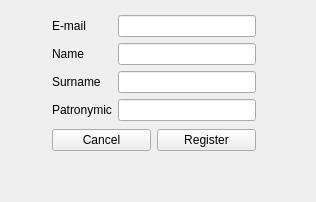
<?xml version="1.0" encoding="UTF-8"?>
<ui version="4.0">
 <class>Registration</class>
 <widget class="QWidget" name="Registration">
  <property name="geometry">
   <rect>
    <x>0</x>
    <y>0</y>
    <width>316</width>
    <height>202</height>
   </rect>
  </property>
  <property name="minimumSize">
   <size>
    <width>316</width>
    <height>202</height>
   </size>
  </property>
  <property name="maximumSize">
   <size>
    <width>316</width>
    <height>202</height>
   </size>
  </property>
  <property name="windowTitle">
   <string>Registration</string>
  </property>
  <widget class="QWidget" name="">
   <property name="geometry">
    <rect>
     <x>52</x>
     <y>13</y>
     <width>204</width>
     <height>142</height>
    </rect>
   </property>
   <layout class="QGridLayout" name="gridLayout_3">
    <item row="0" column="0">
     <layout class="QGridLayout" name="gridLayout_2">
      <item row="0" column="0">
       <widget class="QLabel" name="label">
        <property name="text">
         <string>E-mail</string>
        </property>
       </widget>
      </item>
      <item row="0" column="1">
       <widget class="QLineEdit" name="Email"/>
      </item>
      <item row="1" column="0">
       <widget class="QLabel" name="label_3">
        <property name="text">
         <string>Name</string>
        </property>
       </widget>
      </item>
      <item row="1" column="1">
       <widget class="QLineEdit" name="Name"/>
      </item>
      <item row="2" column="0">
       <widget class="QLabel" name="label_4">
        <property name="text">
         <string>Surname</string>
        </property>
       </widget>
      </item>
      <item row="2" column="1">
       <widget class="QLineEdit" name="Surname"/>
      </item>
      <item row="3" column="0">
       <widget class="QLabel" name="label_5">
        <property name="text">
         <string>Patronymic</string>
        </property>
       </widget>
      </item>
      <item row="3" column="1">
       <widget class="QLineEdit" name="Patronyic"/>
      </item>
     </layout>
    </item>
    <item row="1" column="0">
     <layout class="QGridLayout" name="gridLayout">
      <item row="0" column="1">
       <widget class="QPushButton" name="Register">
        <property name="text">
         <string>Register</string>
        </property>
       </widget>
      </item>
      <item row="0" column="0">
       <widget class="QPushButton" name="Cancel">
        <property name="text">
         <string>Cancel</string>
        </property>
       </widget>
      </item>
     </layout>
    </item>
   </layout>
  </widget>
 </widget>
 <resources/>
 <connections/>
</ui>
